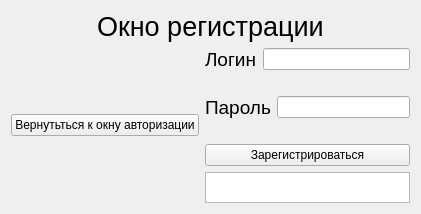
<?xml version="1.0" encoding="UTF-8"?>
<ui version="4.0">
 <class>Registration</class>
 <widget class="QWidget" name="Registration">
  <property name="geometry">
   <rect>
    <x>0</x>
    <y>0</y>
    <width>421</width>
    <height>214</height>
   </rect>
  </property>
  <property name="windowTitle">
   <string>Form</string>
  </property>
  <layout class="QGridLayout" name="gridLayout_2">
   <item row="0" column="0">
    <spacer name="horizontalSpacer">
     <property name="orientation">
      <enum>Qt::Horizontal</enum>
     </property>
     <property name="sizeHint" stdset="0">
      <size>
       <width>81</width>
       <height>20</height>
      </size>
     </property>
    </spacer>
   </item>
   <item row="0" column="1">
    <widget class="QLabel" name="reg_win_label">
     <property name="text">
      <string>&lt;html&gt;&lt;head/&gt;&lt;body&gt;&lt;p&gt;&lt;span style=&quot; font-size:20pt;&quot;&gt;Окно регистрации&lt;/span&gt;&lt;/p&gt;&lt;/body&gt;&lt;/html&gt;</string>
     </property>
    </widget>
   </item>
   <item row="0" column="2">
    <spacer name="horizontalSpacer_2">
     <property name="orientation">
      <enum>Qt::Horizontal</enum>
     </property>
     <property name="sizeHint" stdset="0">
      <size>
       <width>75</width>
       <height>20</height>
      </size>
     </property>
    </spacer>
   </item>
   <item row="1" column="0" colspan="3">
    <layout class="QGridLayout" name="gridLayout">
     <item row="0" column="0">
      <widget class="QPushButton" name="return_aut_win">
       <property name="text">
        <string>Вернутьться к окну авторизации</string>
       </property>
      </widget>
     </item>
     <item row="0" column="1">
      <layout class="QVBoxLayout" name="verticalLayout">
       <item>
        <layout class="QFormLayout" name="formLayout">
         <item row="0" column="0">
          <widget class="QLabel" name="login_label">
           <property name="text">
            <string>&lt;html&gt;&lt;head/&gt;&lt;body&gt;&lt;p&gt;&lt;span style=&quot; font-size:14pt;&quot;&gt;Логин&lt;/span&gt;&lt;/p&gt;&lt;/body&gt;&lt;/html&gt;</string>
           </property>
          </widget>
         </item>
         <item row="0" column="1">
          <widget class="QLineEdit" name="reg_login"/>
         </item>
        </layout>
       </item>
       <item>
        <layout class="QFormLayout" name="formLayout_2">
         <item row="0" column="0">
          <widget class="QLabel" name="pass_label">
           <property name="text">
            <string>&lt;html&gt;&lt;head/&gt;&lt;body&gt;&lt;p&gt;&lt;span style=&quot; font-size:14pt;&quot;&gt;Пароль&lt;/span&gt;&lt;/p&gt;&lt;/body&gt;&lt;/html&gt;</string>
           </property>
          </widget>
         </item>
         <item row="0" column="1">
          <widget class="QLineEdit" name="reg_password"/>
         </item>
        </layout>
       </item>
       <item>
        <widget class="QPushButton" name="registration">
         <property name="text">
          <string>Зарегистрироваться</string>
         </property>
        </widget>
       </item>
       <item>
        <widget class="QTextEdit" name="reg_result_message">
         <property name="maximumSize">
          <size>
           <width>220</width>
           <height>31</height>
          </size>
         </property>
         <property name="readOnly">
          <bool>true</bool>
         </property>
        </widget>
       </item>
      </layout>
     </item>
    </layout>
   </item>
  </layout>
 </widget>
 <resources/>
 <connections/>
</ui>
